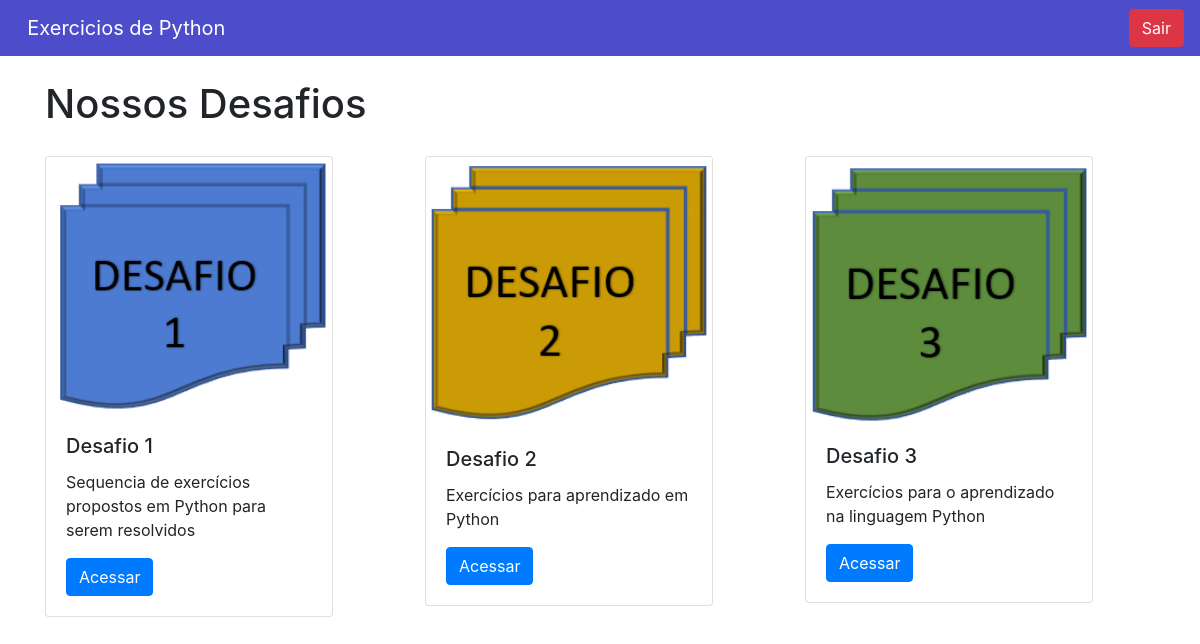
Before: /home/ (signed in) with the older database file.
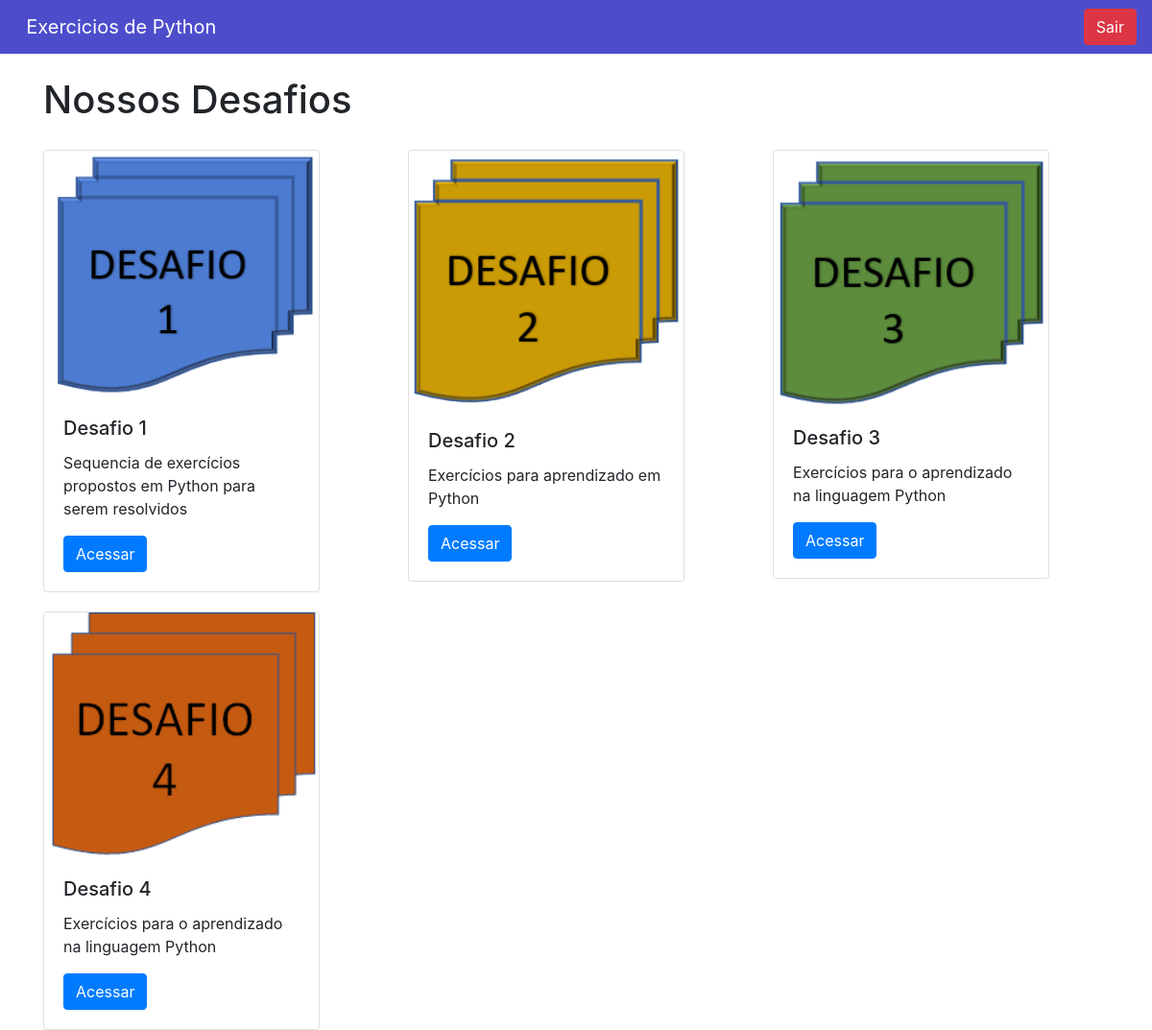
After: the same page with the newer database file.
### cursos/models.py (models this page shows, shortened)
class Cursos(models.Model):
    nome = models.CharField(max_length = 100)
    descricao = models.TextField()
    thumb = models.ImageField(upload_to = 'thumb_cursos')

### cursos/views.py (the view)
# urls.py: path('', views.home, name='home'),
def home(request):
    if request.session.get('usuario'):
        usuario_logado = request.session.get('usuario')
        cursos = Cursos.objects.all()
        request_usuario = request.session.get('usuario')
        return render(request, 'home.html', {'cursos': cursos, 'request_usuario': request_usuario, 'usuario': usuario_logado})
    else:
        return redirect('/auth/login/?status=2')

### cursos/templates/home.html (shortened to what this page needs)
{% extends 'base.html'%}
{% block 'body' %}
<div class="container">
  <br>
  <h1>Nossos Desafios</h1>
  <div class="row">
      {% for i in cursos %}
          <div style="margin-top: 20px;" class="col-md">
              <div class="card" style="width: 18rem;">
                  <img class="card-img-top" src="{{i.thumb.url}}" alt="Card image cap">
                  <div class="card-body">
                    <h5 class="card-title">{{i.nome}}</h5>
                    <p class="card-text">{{i.descricao}}</p>
                    <a href="{% url 'curso' i.id %}" class="btn btn-primary">Acessar</a>
                  </div>
                </div>
          </div>
      {% endfor %}
  </div>
</div>
{% endblock %}

Changed rows visible on the page:
added Cursos: thumb (picture), nome "Desafio 4", descricao "Exercícios para o aprendizado na linguagem Python"
